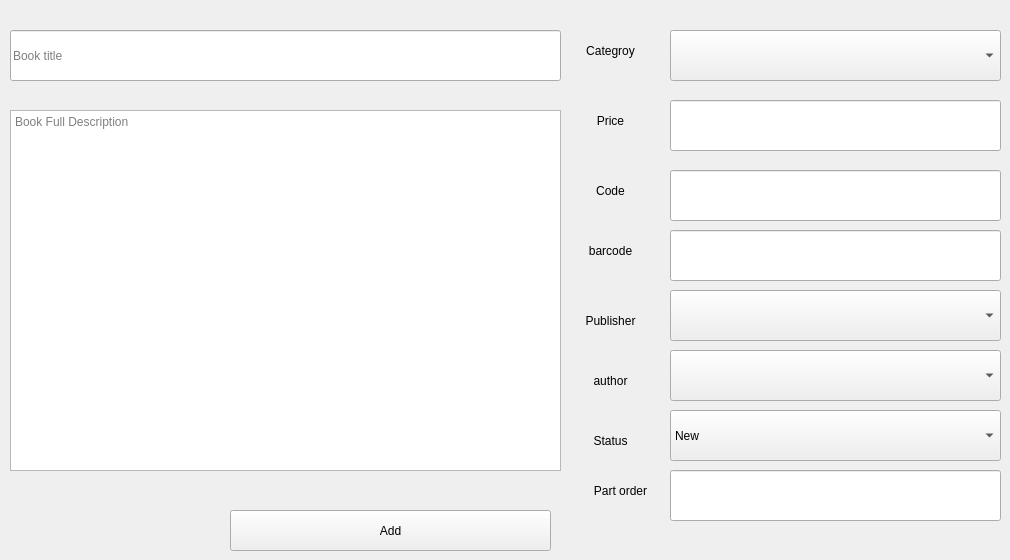
      <widget class="QWidget" name="tab_9">
       <attribute name="title">
        <string>Add New Books</string>
       </attribute>
       <widget class="QTextEdit" name="textEdit">
        <property name="geometry">
         <rect>
          <x>10</x>
          <y>110</y>
          <width>551</width>
          <height>361</height>
         </rect>
        </property>
        <property name="placeholderText">
         <string>Book Full Description</string>
        </property>
       </widget>
       <widget class="QLineEdit" name="lineEdit_4">
        <property name="geometry">
         <rect>
          <x>10</x>
          <y>30</y>
          <width>551</width>
          <height>51</height>
         </rect>
        </property>
        <property name="placeholderText">
         <string>Book title</string>
        </property>
       </widget>
       <widget class="QComboBox" name="comboBox_4">
        <property name="geometry">
         <rect>
          <x>670</x>
          <y>30</y>
          <width>331</width>
          <height>51</height>
         </rect>
        </property>
       </widget>
       <widget class="QLineEdit" name="lineEdit_5">
        <property name="geometry">
         <rect>
          <x>670</x>
          <y>100</y>
          <width>331</width>
          <height>51</height>
         </rect>
        </property>
       </widget>
       <widget class="QLabel" name="label_2">
        <property name="geometry">
         <rect>
          <x>570</x>
          <y>30</y>
          <width>81</width>
          <height>41</height>
         </rect>
        </property>
        <property name="text">
         <string>Categroy</string>
        </property>
        <property name="alignment">
         <set>Qt::AlignCenter</set>
        </property>
       </widget>
       <widget class="QLabel" name="label_3">
        <property name="geometry">
         <rect>
          <x>570</x>
          <y>100</y>
          <width>81</width>
          <height>41</height>
         </rect>
        </property>
        <property name="text">
         <string>Price</string>
        </property>
        <property name="alignment">
         <set>Qt::AlignCenter</set>
        </property>
       </widget>
       <widget class="QLabel" name="label_4">
        <property name="geometry">
         <rect>
          <x>570</x>
          <y>170</y>
          <width>81</width>
          <height>41</height>
         </rect>
        </property>
        <property name="text">
         <string>Code</string>
        </property>
        <property name="alignment">
         <set>Qt::AlignCenter</set>
        </property>
       </widget>
       <widget class="QLineEdit" name="lineEdit_6">
        <property name="geometry">
         <rect>
          <x>670</x>
          <y>170</y>
          <width>331</width>
          <height>51</height>
         </rect>
        </property>
       </widget>
       <widget class="QComboBox" name="comboBox_7">
        <property name="geometry">
         <rect>
          <x>670</x>
          <y>290</y>
          <width>331</width>
          <height>51</height>
         </rect>
        </property>
       </widget>
       <widget class="QLabel" name="label_9">
        <property name="geometry">
         <rect>
          <x>570</x>
          <y>300</y>
          <width>81</width>
          <height>41</height>
         </rect>
        </property>
        <property name="text">
         <string>Publisher</string>
        </property>
        <property name="alignment">
         <set>Qt::AlignCenter</set>
        </property>
       </widget>
       <widget class="QLabel" name="label_10">
        <property name="geometry">
         <rect>
          <x>570</x>
          <y>360</y>
          <width>81</width>
          <height>41</height>
         </rect>
        </property>
        <property name="text">
         <string>author</string>
        </property>
        <property name="alignment">
         <set>Qt::AlignCenter</set>
        </property>
       </widget>
       <widget class="QComboBox" name="comboBox_8">
        <property name="geometry">
         <rect>
          <x>670</x>
          <y>350</y>
          <width>331</width>
          <height>51</height>
         </rect>
        </property>
       </widget>
       <widget class="QComboBox" name="comboBox_9">
        <property name="geometry">
         <rect>
          <x>670</x>
          <y>410</y>
          <width>331</width>
          <height>51</height>
         </rect>
        </property>
        <item>
         <property name="text">
          <string>New</string>
         </property>
        </item>
        <item>
         <property name="text">
          <string>Used</string>
         </property>
        </item>
        <item>
         <property name="text">
          <string>Damaged</string>
         </property>
        </item>
       </widget>
       <widget class="QLabel" name="label_11">
        <property name="geometry">
         <rect>
          <x>570</x>
          <y>420</y>
          <width>81</width>
          <height>41</height>
         </rect>
        </property>
        <property name="text">
         <string>Status</string>
        </property>
        <property name="alignment">
         <set>Qt::AlignCenter</set>
        </property>
       </widget>
       <widget class="QLabel" name="label_12">
        <property name="geometry">
         <rect>
          <x>580</x>
          <y>470</y>
          <width>81</width>
          <height>41</height>
         </rect>
        </property>
        <property name="text">
         <string>Part order</string>
        </property>
        <property name="alignment">
         <set>Qt::AlignCenter</set>
        </property>
       </widget>
       <widget class="QLineEdit" name="lineEdit_11">
        <property name="geometry">
         <rect>
          <x>670</x>
          <y>470</y>
          <width>331</width>
          <height>51</height>
         </rect>
        </property>
       </widget>
       <widget class="QPushButton" name="pushButton_17">
        <property name="geometry">
         <rect>
          <x>230</x>
          <y>510</y>
          <width>321</width>
          <height>41</height>
         </rect>
        </property>
        <property name="text">
         <string>Add</string>
        </property>
        <property name="icon">
         <iconset resource="icons.qrc">
          <normaloff>:/icons/icons/add.png</normaloff>:/icons/icons/add.png</iconset>
        </property>
       </widget>
       <widget class="QLineEdit" name="lineEdit_12">
        <property name="geometry">
         <rect>
          <x>670</x>
          <y>230</y>
          <width>331</width>
          <height>51</height>
         </rect>
        </property>
       </widget>
       <widget class="QLabel" name="label_19">
        <property name="geometry">
         <rect>
          <x>570</x>
          <y>230</y>
          <width>81</width>
          <height>41</height>
         </rect>
        </property>
        <property name="text">
         <string>barcode</string>
        </property>
        <property name="alignment">
         <set>Qt::AlignCenter</set>
        </property>
       </widget>
      </widget>
